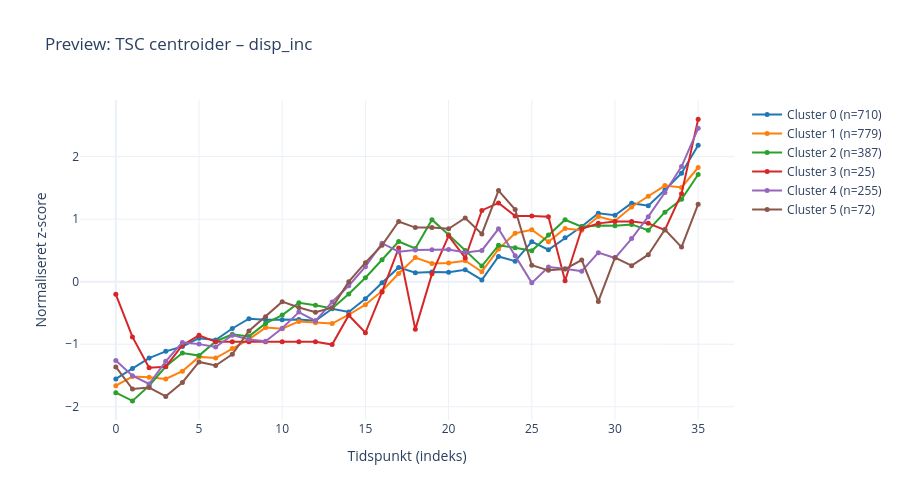

The notebook cell saved with this chart:
### Code cell
# ── Cell 10 (valgfri): Vis én chart inline for visuel verifikation ─────────────

PREVIEW_VAR = 'disp_inc'  # Skift til en anden variabel efter ønske

if PREVIEW_VAR in VARIABLE_CUBES:
    _locs, _tlabels, _X = load_and_concat_variable(PREVIEW_VAR, VARIABLE_CUBES[PREVIEW_VAR])
    _labels, _km, _X_scaled = run_tsc(_X, _locs)
    _centroids = _km.cluster_centers_[:, :, 0]

    fig_preview = go.Figure()
    for c in range(N_CLUSTERS):
        n_in_cluster = int((_labels == c).sum())
        fig_preview.add_trace(go.Scatter(
            x=list(range(len(_tlabels))),
            y=_centroids[c],
            mode='lines+markers',
            name=f'Cluster {c} (n={n_in_cluster})',
            line=dict(color=CLUSTER_COLOURS[c], width=2),
            marker=dict(size=5)
        ))
    fig_preview.update_layout(
        title=f'Preview: TSC centroider – {PREVIEW_VAR}',
        xaxis_title='Tidspunkt (indeks)',
        yaxis_title='Normaliseret z-score',
        template='plotly_white',
        height=500
    )
    fig_preview.show()
else:
    print(f'{PREVIEW_VAR} ikke fundet i VARIABLE_CUBES.')

### Figure 1 — Plotly figure (JSON) as saved in the notebook; plotly's stock layout.template omitted (floating-point values rounded to 4 significant figures)
{"data": [{"line": {"color": "#1f77b4", "width": 2}, "marker": {"size": 5}, "mode": "lines+markers", "name": "Cluster 0 (n=710)", "type": "scatter", "x": [0, 1, 2, 3, 4, 5, 6, 7, 8, 9, 10, 11, 12, 13, 14, 15, 16, 17, 18, 19, 20, 21, 22, 23, 24, 25, 26, 27, 28, 29, 30, 31, 32, 33, 34, 35], "y": [-1.555, -1.389, -1.222, -1.114, -1.036, -0.9032, -0.9339, -0.749, -0.5916, -0.6103, -0.6083, -0.6041, -0.6238, -0.4328, -0.485, -0.2718, -0.01614, 0.2279, 0.1443, 0.1538, 0.1507, 0.1902, 0.02806, 0.4037, 0.327, 0.6402, 0.5101, 0.702, 0.8821, 1.095, 1.061, 1.255, 1.215, 1.465, 1.735, 2.182]}, {"line": {"color": "#ff7f0e", "width": 2}, "marker": {"size": 5}, "mode": "lines+markers", "name": "Cluster 1 (n=779)", "type": "scatter", "x": [0, 1, 2, 3, 4, 5, 6, 7, 8, 9, 10, 11, 12, 13, 14, 15, 16, 17, 18, 19, 20, 21, 22, 23, 24, 25, 26, 27, 28, 29, 30, 31, 32, 33, 34, 35], "y": [-1.663, -1.518, -1.528, -1.556, -1.431, -1.203, -1.221, -1.07, -0.9225, -0.7345, -0.7522, -0.6355, -0.6549, -0.669, -0.5288, -0.3682, -0.1492, 0.1314, 0.3856, 0.2925, 0.2997, 0.3352, 0.1592, 0.521, 0.775, 0.8298, 0.6384, 0.8498, 0.8216, 1.042, 0.9711, 1.195, 1.365, 1.537, 1.508, 1.825]}, {"line": {"color": "#2ca02c", "width": 2}, "marker": {"size": 5}, "mode": "lines+markers", "name": "Cluster 2 (n=387)", "type": "scatter", "x": [0, 1, 2, 3, 4, 5, 6, 7, 8, 9, 10, 11, 12, 13, 14, 15, 16, 17, 18, 19, 20, 21, 22, 23, 24, 25, 26, 27, 28, 29, 30, 31, 32, 33, 34, 35], "y": [-1.774, -1.906, -1.663, -1.357, -1.141, -1.182, -0.9562, -0.8412, -0.875, -0.6684, -0.5345, -0.3375, -0.3776, -0.4289, -0.1979, 0.06286, 0.3507, 0.6414, 0.53, 0.991, 0.7507, 0.4988, 0.2487, 0.5807, 0.5437, 0.4928, 0.7453, 0.9903, 0.878, 0.8973, 0.8946, 0.9158, 0.8215, 1.111, 1.319, 1.714]}, {"line": {"color": "#d62728", "width": 2}, "marker": {"size": 5}, "mode": "lines+markers", "name": "Cluster 3 (n=25)", "type": "scatter", "x": [0, 1, 2, 3, 4, 5, 6, 7, 8, 9, 10, 11, 12, 13, 14, 15, 16, 17, 18, 19, 20, 21, 22, 23, 24, 25, 26, 27, 28, 29, 30, 31, 32, 33, 34, 35], "y": [-0.2026, -0.8835, -1.377, -1.359, -1.016, -0.8579, -0.9617, -0.9617, -0.9617, -0.9617, -0.9617, -0.9617, -0.9617, -1.006, -0.536, -0.8174, -0.1641, 0.5379, -0.7622, 0.1251, 0.7325, 0.3789, 1.139, 1.259, 1.051, 1.051, 1.039, 0.01427, 0.8469, 0.9323, 0.9622, 0.9622, 0.9324, 0.828, 1.407, 2.599]}, {"line": {"color": "#9467bd", "width": 2}, "marker": {"size": 5}, "mode": "lines+markers", "name": "Cluster 4 (n=255)", "type": "scatter", "x": [0, 1, 2, 3, 4, 5, 6, 7, 8, 9, 10, 11, 12, 13, 14, 15, 16, 17, 18, 19, 20, 21, 22, 23, 24, 25, 26, 27, 28, 29, 30, 31, 32, 33, 34, 35], "y": [-1.26, -1.504, -1.636, -1.274, -0.971, -0.9985, -1.044, -0.855, -0.9258, -0.9535, -0.7433, -0.4867, -0.6286, -0.3249, -0.06481, 0.2395, 0.6151, 0.4794, 0.5074, 0.5087, 0.5127, 0.4666, 0.4991, 0.8445, 0.4139, -0.01916, 0.2326, 0.2072, 0.1661, 0.4641, 0.3779, 0.689, 1.04, 1.426, 1.841, 2.453]}, {"line": {"color": "#8c564b", "width": 2}, "marker": {"size": 5}, "mode": "lines+markers", "name": "Cluster 5 (n=72)", "type": "scatter", "x": [0, 1, 2, 3, 4, 5, 6, 7, 8, 9, 10, 11, 12, 13, 14, 15, 16, 17, 18, 19, 20, 21, 22, 23, 24, 25, 26, 27, 28, 29, 30, 31, 32, 33, 34, 35], "y": [-1.363, -1.716, -1.693, -1.834, -1.612, -1.284, -1.341, -1.16, -0.7873, -0.5601, -0.3197, -0.4135, -0.4894, -0.4152, -0.0006639, 0.3039, 0.5816, 0.9621, 0.8644, 0.8642, 0.8452, 1.018, 0.7627, 1.456, 1.154, 0.263, 0.181, 0.2008, 0.3459, -0.3163, 0.386, 0.2558, 0.4313, 0.833, 0.5528, 1.239]}], "layout": {"height": 500, "title": {"text": "Preview: TSC centroider – disp_inc"}, "xaxis": {"title": {"text": "Tidspunkt (indeks)"}}, "yaxis": {"title": {"text": "Normaliseret z-score"}}}}
